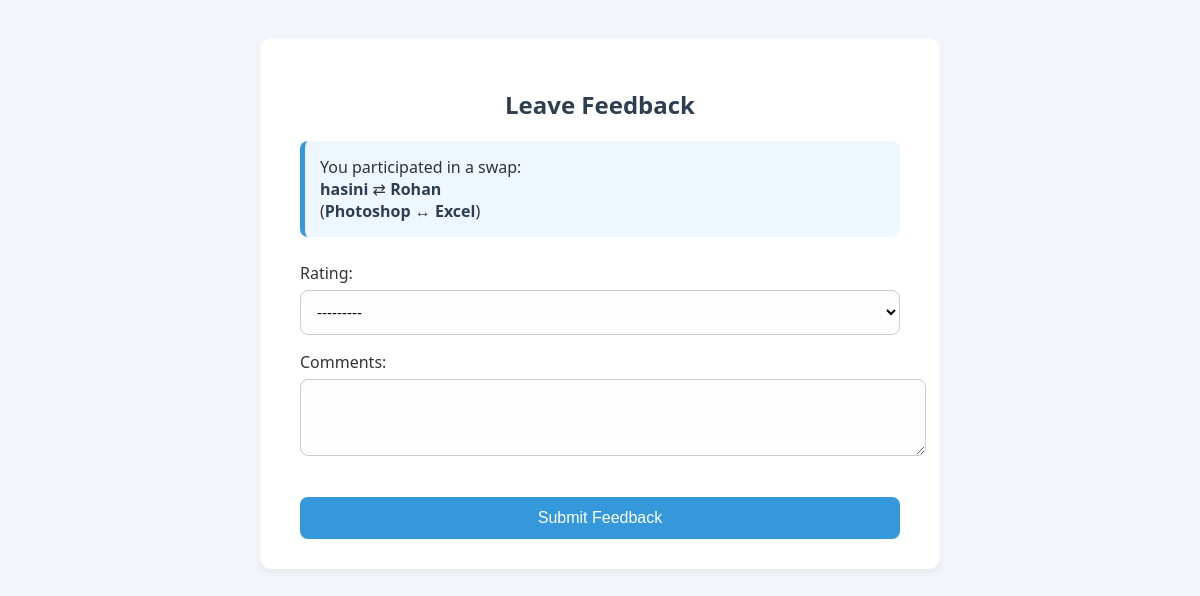
Page /feedback/give/1/ (signed in) on the committed database.
### swaps/models.py (models this page shows, shortened)
class SwapRequest(models.Model):
    STATUS_CHOICES = [
        ('pending', 'Pending'),
        ('accepted', 'Accepted'),
        ('rejected', 'Rejected'),
        ('cancelled', 'Cancelled'),
    ]
    sender = models.ForeignKey(User, on_delete=models.CASCADE, related_name='sent_swaps')
    receiver = models.ForeignKey(User, on_delete=models.CASCADE, related_name='received_swaps')
    offered_skill = models.ForeignKey(Skill, on_delete=models.CASCADE, related_name='offered_in_swaps')
    wanted_skill = models.ForeignKey(Skill, on_delete=models.CASCADE, related_name='wanted_in_swaps')
    status = models.CharField(max_length=10, choices=STATUS_CHOICES, default='pending')
    timestamp = models.DateTimeField(auto_now_add=True)

### skills/models.py (models this page shows)
class Skill(models.Model):
    name = models.CharField(max_length=100, unique=True)
    def __str__(self):
        return self.name

### feedback/views.py (the view)
# urls.py: path('give/<int:swap_id>/', views.give_feedback, name='give_feedback'),
@login_required
def give_feedback(request, swap_id):
    print("📢 Feedback view loaded!")
    swap = get_object_or_404(SwapRequest, id=swap_id)
    if swap.status != 'accepted' or request.user not in [swap.sender, swap.receiver]:
        return redirect('manage_requests')
    if Feedback.objects.filter(swap=swap, reviewer=request.user).exists():
        return redirect('manage_requests')
    if request.method == 'POST':
        form = FeedbackForm(request.POST)
        if form.is_valid():
            feedback = form.save(commit=False)
            feedback.swap = swap
            feedback.reviewer = request.user
            feedback.save()
            return redirect('manage_requests')
    else:
        form = FeedbackForm()
    return render(request, 'feedback/give_feedback.html', {'form': form, 'swap': swap})

### feedback/forms.py
class FeedbackForm(forms.ModelForm):
    class Meta:
        model = Feedback
        fields = ['rating', 'comments']
        widgets = {
            'rating': forms.Select(choices=[(i, i) for i in range(1, 6)]),
            'comments': forms.Textarea(attrs={'rows': 3}),
        }

### feedback/templates/feedback/give_feedback.html (shortened to what this page needs)
<!DOCTYPE html>
<html lang="en">
<head>
</head>
<body>
<div class="container">
    <h2>Leave Feedback</h2>
    <div class="swap-info">
        You participated in a swap:<br>
        <strong>{{ swap.sender.username }}</strong> ⇄ <strong>{{ swap.receiver.username }}</strong><br>
        (<strong>{{ swap.offered_skill }}</strong> ↔ <strong>{{ swap.wanted_skill }}</strong>)
    </div>
    <form method="post">
        {{ form.as_p }}
        <button type="submit">Submit Feedback</button>
    </form>
</div>
</body>
</html>

### feedback/templates/feedback/give_feedback.html (style rules this page uses)
body { font-family: 'Segoe UI', sans-serif; background-color: #f2f5f9; padding: 30px; color: #333; }
.container { max-width: 600px; margin: auto; background: #fff; padding: 30px 40px; border-radius: 12px; box-shadow: 0 4px 8px rgba(0,0,0,0.05); }
h2 { text-align: center; margin-bottom: 20px; color: #2c3e50; }
label { font-weight: 500; margin-top: 10px; display: block; }
select, textarea { width: 100%; padding: 12px; border: 1px solid #ccc; margin-top: 6px; border-radius: 8px; font-size: 15px; background-color: #fdfdfd; }
textarea { resize: vertical; }
button { margin-top: 20px; width: 100%; background-color: #3498db; color: white; border: none; padding: 12px; font-size: 16px; border-radius: 8px; cursor: pointer; transition: background-color 0.2s ease-in-out; }
.swap-info { margin-bottom: 25px; background-color: #eef6ff; padding: 15px; border-left: 5px solid #3498db; border-radius: 8px; }
.swap-info strong { color: #2c3e50; }

### rows in the picture
SwapRequest: sender.username "hasini", receiver.username "Rohan", offered_skill "Photoshop", wanted_skill "Excel"
